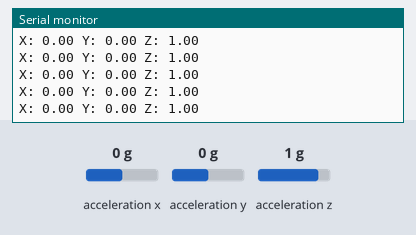
Recording of a program running on a simulated Arduino Nano 33 BLE. Shown: the last lines printed to the serial monitor. The inputs (shaded band) are chosen by the test bench; at power-on: acceleration x 0 g, acceleration y 0 g, acceleration z 1 g. Nothing arrives over Bluetooth unless stated; a phone connects over Bluetooth LE 3 s after start.

Above: at 3.8 s.
3.9 s: acceleration x set to -1.4 g
At 4.9 s:
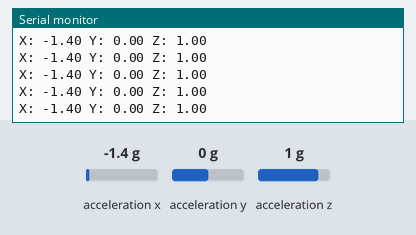
5.4 s: acceleration y set to -1.4 g
At 6.1 s:
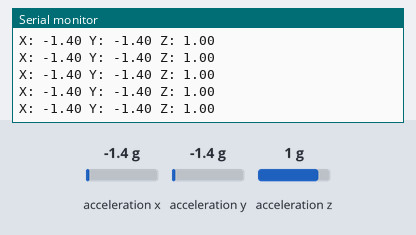

The program:

main.cpp
```cpp
#include <ArduinoBLE.h>
#include <Arduino_LSM9DS1.h>

BLEService imuService("19B10000-E8F2-537E-4F6C-D104768A1215");

// 12 bytes: 4 bytes por cada float (X, Y, Z)
BLECharacteristic accelChar("19B10001-E8F2-537E-4F6C-D104768A1215", BLERead | BLENotify, 12);

BLEDescriptor accelDesc("2901", "Acelerometro XYZ");

void setup() {
  Serial.begin(9600);
  while (!Serial);

  // Iniciar IMU
  if (!IMU.begin()) {
    Serial.println("Error iniciando IMU");
    while (1);
  }
  Serial.print("Frecuencia acelerometro: ");
  Serial.print(IMU.accelerationSampleRate());
  Serial.println(" Hz");

  // Iniciar BLE
  if (!BLE.begin()) {
    Serial.println("Error iniciando BLE");
    while (1);
  }

  BLE.setLocalName("Nano33-IMU");
  BLE.setAdvertisedService(imuService);

  accelChar.addDescriptor(accelDesc);
  imuService.addCharacteristic(accelChar);
  BLE.addService(imuService);

  // Valor inicial a cero
  float initVal[3] = {0.0, 0.0, 0.0};
  accelChar.writeValue((byte*)initVal, 12);

  BLE.advertise();
  Serial.println("BLE activo, esperando conexión...");
}

void loop() {
  BLEDevice central = BLE.central();

  if (central) {
    Serial.print("Conectado: ");
    Serial.println(central.address());

    while (central.connected()) {
      // Solo enviamos si hay datos disponibles en el acelerómetro
      if (IMU.accelerationAvailable()) {
        float x, y, z;
        IMU.readAcceleration(x, y, z);

        // Empaquetar los 3 floats en un array de bytes
        float values[3] = {x, y, z};
        accelChar.writeValue((byte*)values, 12);

        Serial.print("X: "); Serial.print(x);
        Serial.print(" Y: "); Serial.print(y);
        Serial.print(" Z: "); Serial.println(z);
      }
    }

    Serial.println("Desconectado");
  }
}
```

Measured:
- after the input at 3.9 s, the serial monitor: prints a new line at once (image 1)
- after the input at 5.4 s, the serial monitor: prints a new line at once (image 2)
